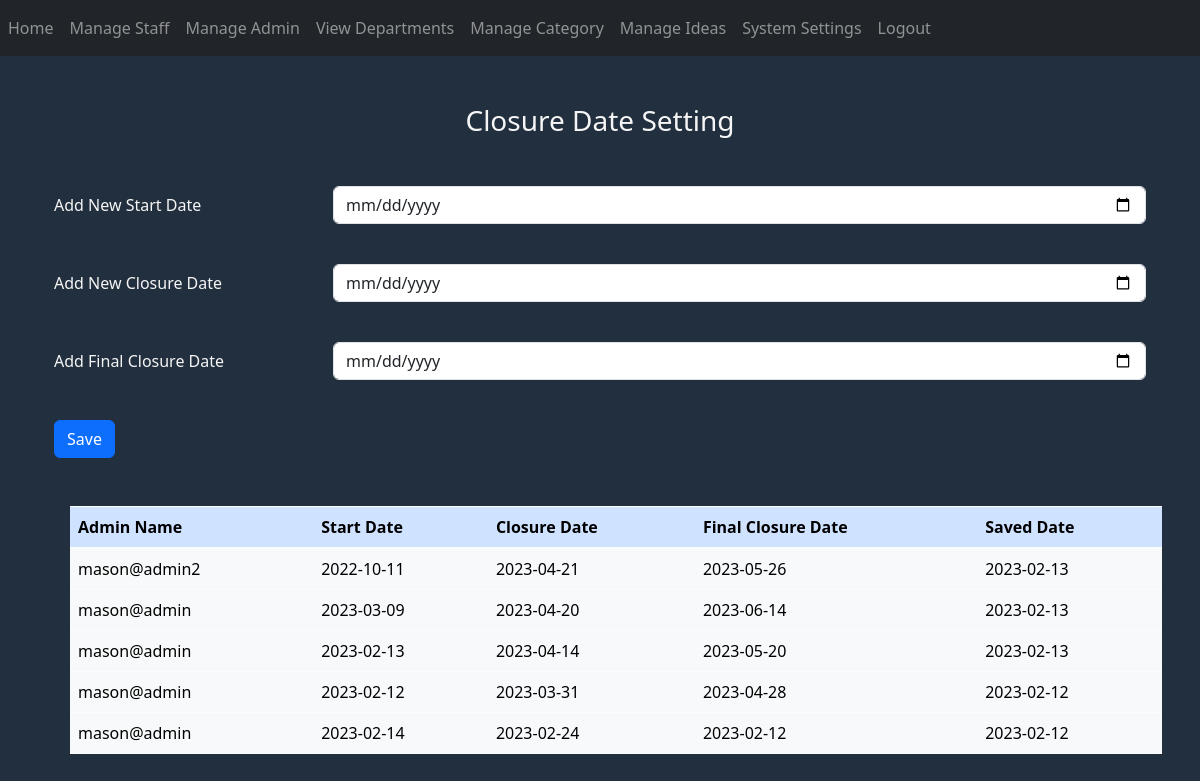
Page /setting (signed in) on the earlier database version.
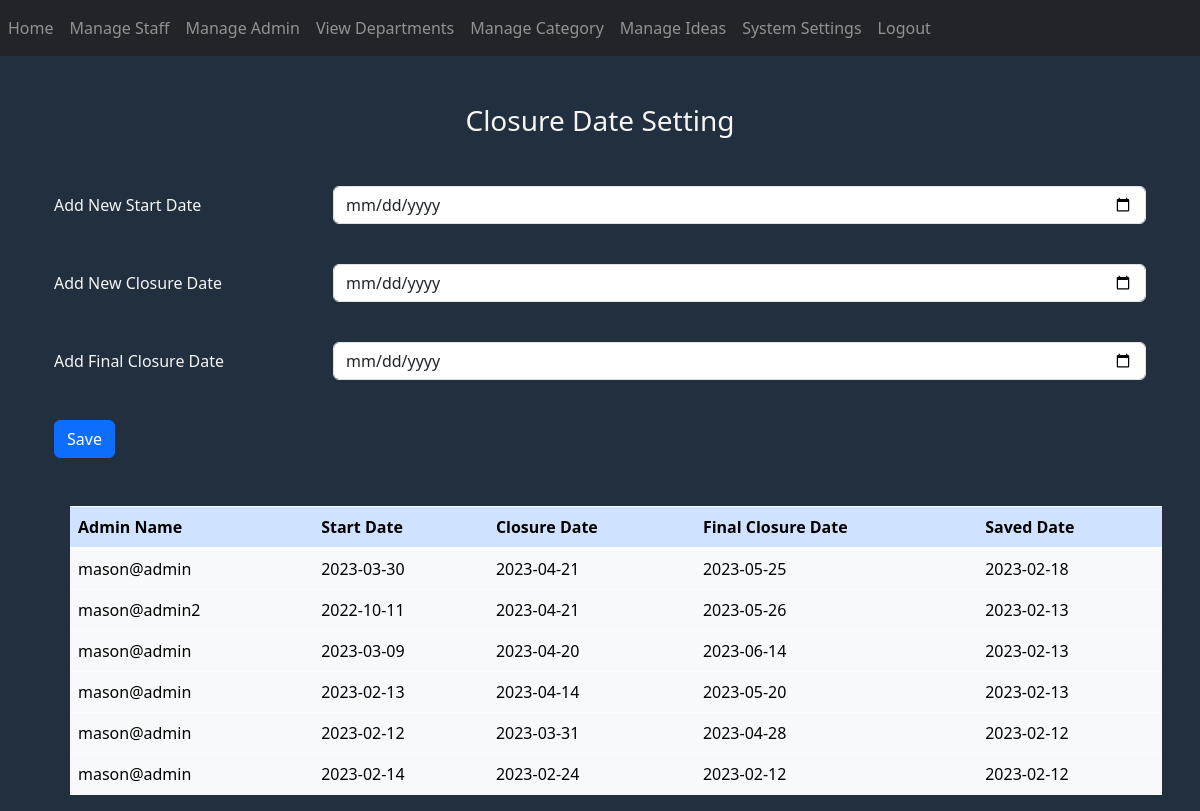
Same page on the later database version.
### website/models.py (models this page shows)
class Settings(db.Model, UserMixin):
    id = db.Column(db.Integer, primary_key=True)
    admin_id = db.Column(db.Integer, db.ForeignKey('admin.id'))
    start_date = db.Column(db.DateTime)
    closure_date = db.Column(db.DateTime)
    final_date = db.Column(db.DateTime)
    saved_date = db.Column(db.DateTime)

class Admin(db.Model, UserMixin):
    id = db.Column(db.Integer, primary_key=True)
    name = db.Column(db.String(150))
    nrc = db.Column(db.String(150))
    type = db.Column(db.String(150))
    email = db.Column(db.String(150), unique=True)
    phone_no = db.Column(db.String(150))
    address = db.Column(db.String(255))
    username = db.Column(db.String(150))
    password = db.Column(db.String(150))
    notification = db.relationship('Notifications')
    setting = db.relationship('Settings')

### website/auth.py (the view, shortened to what this page needs)
@auth.route('/setting', methods=['GET', 'POST'])
@login_required
def setting():
    settings = Settings.query.all()
    for setting in settings:
        setting.admin = Admin.query.get(setting.admin_id)
    return render_template("setting.html", settings=settings, user=current_user)

### website/__init__.py (called while the page is built)
def create_app():
    app = Flask(__name__)
    app.config['SECRET_KEY'] = 'hjshjhdjah kjshkjdhjs'
    app.config['SQLALCHEMY_DATABASE_URI'] = f'sqlite:///{DB_NAME}'
    db.init_app(app)
    from .views import views
    from .auth import auth
    app.register_blueprint(views, url_prefix='/')
    app.register_blueprint(auth, url_prefix='/')
    from .models import Staff, Department, Comments, Category, Notifications, Admin, Ideas, Like, Settings
    with app.app_context():
        db.create_all()
    login_manager = LoginManager()
    login_manager.login_view = 'auth.login'
    login_manager.init_app(app)
    @login_manager.user_loader
    def load_user(id):
        return Staff.query.get(int(id))
    return app

### website/templates/setting.html (shortened to what this page needs)
{% extends "base2.html" %}
{% block content %}
<link rel="stylesheet" href="https://cdnjs.cloudflare.com/ajax/libs/twitter-bootstrap/4.6.0/css/bootstrap.min.css" />
<link rel="stylesheet" href="/static/table_style.css" />
<link href="https://cdn.jsdelivr.net/npm/bootstrap@5.3.0-alpha1/dist/css/bootstrap.min.css" rel="stylesheet"
>
    <body style="background-color: #222f3e; color: whitesmoke">
<form method="POST" xmlns="http://www.w3.org/1999/html" class="container mt-5">
    <h3 class="text-center mb-5">Closure Date Setting</h3>
    <div class="form-group row">
        <label for="start_d" class="col-sm-3 col-form-label">Add New Start Date</label>
        <div class="col-sm-9">
            <input type="date" class="form-control" id="start_d" name="start_d" required
                placeholder="Enter Start Date" />
        </div>
    </div>
    <br />
    <div class="form-group row">
        <label for="new_closure_d" class="col-sm-3 col-form-label">Add New Closure Date</label>
        <div class="col-sm-9">
            <input type="date" class="form-control" id="new_closure_d" name="new_closure_d" required
                placeholder="Enter Closure Date" />
        </div>
    </div>
    <br />
    <div class="form-group row">
        <label for="final_closure_d" class="col-sm-3 col-form-label">Add Final Closure Date</label>
        <div class="col-sm-9">
            <input type="date" class="form-control" id="final_closure_d" name="final_closure_d" required
                placeholder="Enter Final Closure Date" />
        </div>
    </div>
    <button type="submit" class="btn btn-primary mt-4">Save</button>
    <table class="table mt-5 table-light">
        <thead class="table-primary">
            <tr class="table__header">
                <th class="table__cell">Admin Name</th>
                <th class="table__cell">Start Date</th>
                <th class="table__cell">Closure Date</th>
                <th class="table__cell">Final Closure Date</th>
                <th class="table__cell">Saved Date</th>
            </tr>
        </thead>
        <tbody>
            {% for setting in settings|sort(attribute='saved_date', reverse=true) %}
            <tr>
                <td>{{ setting.admin.name }}</td>
                <td>{{ setting.start_date.strftime("%Y-%m-%d") }}</td>
                <td>{{ setting.closure_date.strftime("%Y-%m-%d") }}</td>
                <td>{{ setting.final_date.strftime("%Y-%m-%d") }}</td>
                <td>{{ setting.saved_date.strftime("%Y-%m-%d") }}</td>
            </tr>
            {% endfor %}
        </tbody>
    </table>
</form>
</body>
{% endblock %}

### website/templates/base2.html (shortened to what this page needs)
<!DOCTYPE html>
<html>
<head>
    <link rel="stylesheet" href="https://stackpath.bootstrapcdn.com/bootstrap/4.4.1/css/bootstrap.min.css"
 />
    <link rel="stylesheet" href="https://stackpath.bootstrapcdn.com/font-awesome/4.7.0/css/font-awesome.min.css"
 />
    <link href="https://cdn.jsdelivr.net/npm/bootstrap@5.3.0-alpha1/dist/css/bootstrap.min.css" rel="stylesheet"
>
</head>
<body style="background-color: #222f3e; color: whitesmoke">
    <nav class="navbar navbar-expand-lg navbar-dark bg-dark">
        <div class="collapse navbar-collapse" id="navbar">
            <ul class="navbar-nav mr-auto">
                {% if user.is_authenticated %}
                <li class="nav-item">
                    <a class="nav-link" id="home" href="/admin-home">Home</a>
                </li>
                <li class="nav-item">
                    <a class="nav-link" id="manage_staff" href="/manage-staff">Manage Staff</a>
                </li>
                <li class="nav-item">
                    <a class="nav-link" id="manage_admin" href="/manage-admin">Manage Admin</a>
                </li>
                <li class="nav-item">
                    <a class="nav-link" id="department" href="/department">View Departments</a>
                </li>
                <li class="nav-item">
                    <a class="nav-link" id="category" href="/category">Manage Category</a>
                </li>
                <li class="nav-item">
                    <a class="nav-link" id="reports" href="/manage-ideas">Manage Ideas</a>
                </li>
                <li class="nav-item">
                    <a class="nav-link" id="setting" href="/setting">System Settings</a>
                </li>
                <li class="nav-item">
                    <a class="nav-link" id="logout" href="/admin-logout">Logout</a>
                </li>
                {% else %}
                <li class="nav-item">
                    <a class="nav-link" id="Login" href="/@admin-login">Login</a>
                </li>
                {% endif %}
            </ul>
        </div>
    </nav>
    <div class="container">{% block content %} {% endblock %}</div>
    </body>
    </html>

### website/static/table_style.css (style rules this page uses)
.table { border-spacing:0; margin: 1rem; background-color: #f5f5f5; }
.table__header { text-align:left; }
.table__cell { padding: 8px; }

Differences in the rows shown:
added Settings: admin.name "mason@admin", start_date "2023-03-30", closure_date "2023-04-21", final_date "2023-05-25", saved_date "2023-02-18"
